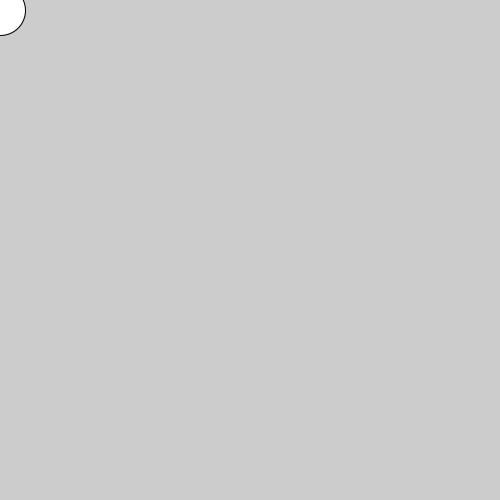
Frame 1 (no input)
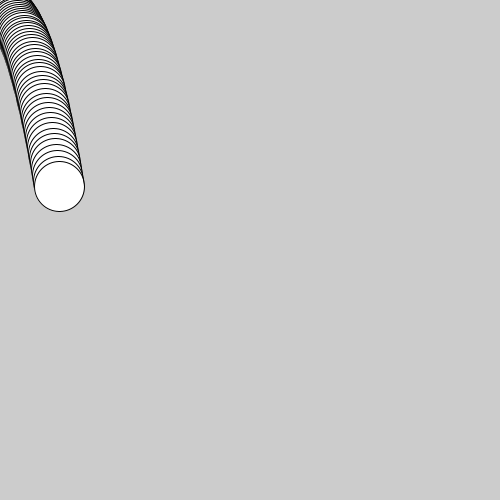
Frame 60 (the mouse pressed at the canvas centre just before this capture)
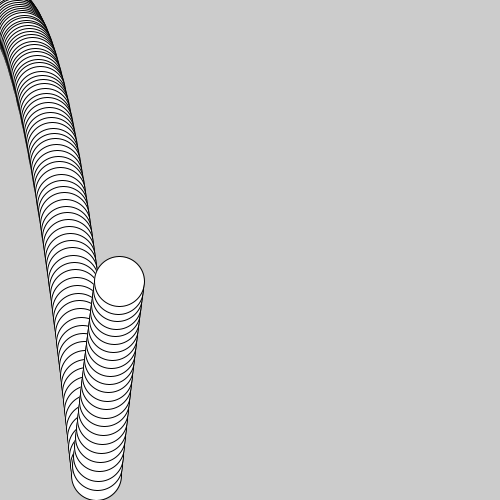
Frame 120 (the mouse held since frame 60 and released just before this capture)

The Processing sketch that drew these frames (run headless with seeded random() and noise(); from frame 60 on, the mouse is pressed at the canvas centre):

// Processing sketch: Gravity_Ball_OOP
// ── Gravity_Ball_OOP.pde
//declare object
GravityBall bouncer;

void setup() {
  size(500, 500);
  //initialize object 
  bouncer=new GravityBall();
}

void draw() {
  //call methods of object
  bouncer.display();
  bouncer.move();
  bouncer.bounce();
}



//defining gravity ball class
class GravityBall {
  PVector loc, vel, acc;
  int sz;

  //constructor to initialize variables
  GravityBall() {
    sz=50;
    loc=new PVector(0, 10);
    vel=new PVector(1, 0);
    acc=new PVector(0, .1);
  }
  //define methods
  void display() {
    //display ellipse
    ellipse(loc.x, loc.y, sz, sz);
  }

  void move() {
    //move the ball
    vel.add(acc);
    loc.add(vel);
  }

  void bounce() {
    //bounce the ball
    if (loc.x+sz/2>width) {
      vel.x=-abs(vel.x);
    }
    if (loc.x-sz/2<0) {
      vel.x=abs(vel.x);
    }
    if (loc.y+sz/2>height) {
      loc.y=height-sz/2;
      vel.y=-abs(vel.y);
    }
    //    if (loc.y-sz/2<0) {
    //      vel.y=abs(vel.y);
    //    }
  }
}
